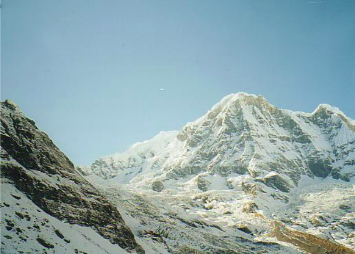
#> input picture Part2_Local features/img1.png, 355 x 254 px
$ python sift.py
#> lines starting #> are read from the running program, lines starting #| are printed output that depends on the picture
import cv2
import matplotlib.pyplot as plt

#reading image
img1 = cv2.imread('img1.png')
#> img1 is the input picture: shape (254, 355, 3); mean B, G, R 169.6, 166.3, 141.2
gray1 = cv2.cvtColor(img1, cv2.COLOR_BGR2GRAY)
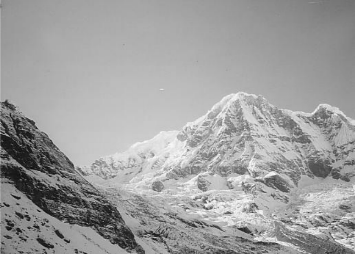
#> gray1: shape (254, 355); min 9, max 250, mean 159.1

#keypoints
sift = cv2.xfeatures2d.SIFT_create()
keypoints_1, descriptors_1 = sift.detectAndCompute(img1,None)
#> keypoints_1 = 647 keypoints; strongest (x, y, size): (8, 206, 1.9), (245, 230, 4.3), (240, 229, 2.1), (228, 213, 2.5)

img_1 = cv2.drawKeypoints(gray1,keypoints_1,img1)
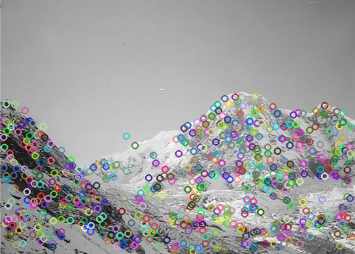
#> img_1: shape (254, 355, 3); mean B, G, R 157.3, 157.2, 157.2
cv2.imwrite('sift_keypoint.png',img_1)
plt.imshow(img_1)
plt.show()

$ run again, with Part2_Local features/img2.png copied over Part2_Local features/img1.png
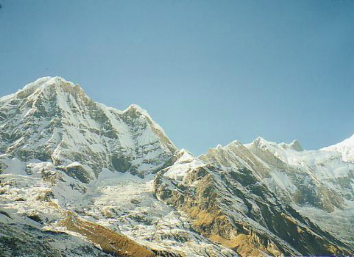
#> input picture Part2_Local features/img2.png, 354 x 258 px
#> img1 is the input picture: shape (258, 354, 3); mean B, G, R 165.2, 162.9, 136.9
#> `gray1 = cv2.cvtColor(img1, cv2.COLOR_BGR2GRAY)`:
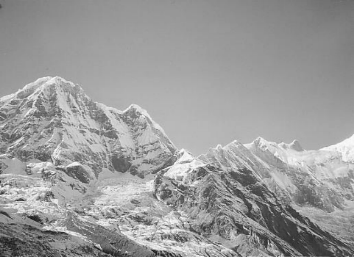
#> gray1: shape (258, 354); min 17, max 255, mean 155.3
#> keypoints_1 = 704 keypoints; strongest (x, y, size): (21, 199, 2.4), (148, 239, 2), (155, 252, 3.9), (154, 251, 2)
#> `img_1 = cv2.drawKeypoints(gray1,keypoints_1,img1)`:
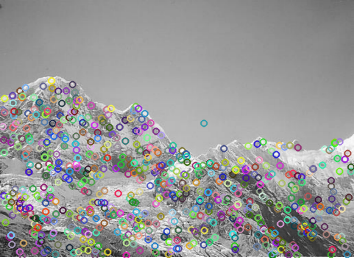
#> img_1: shape (258, 354, 3); mean B, G, R 151.6, 152.2, 151.6
